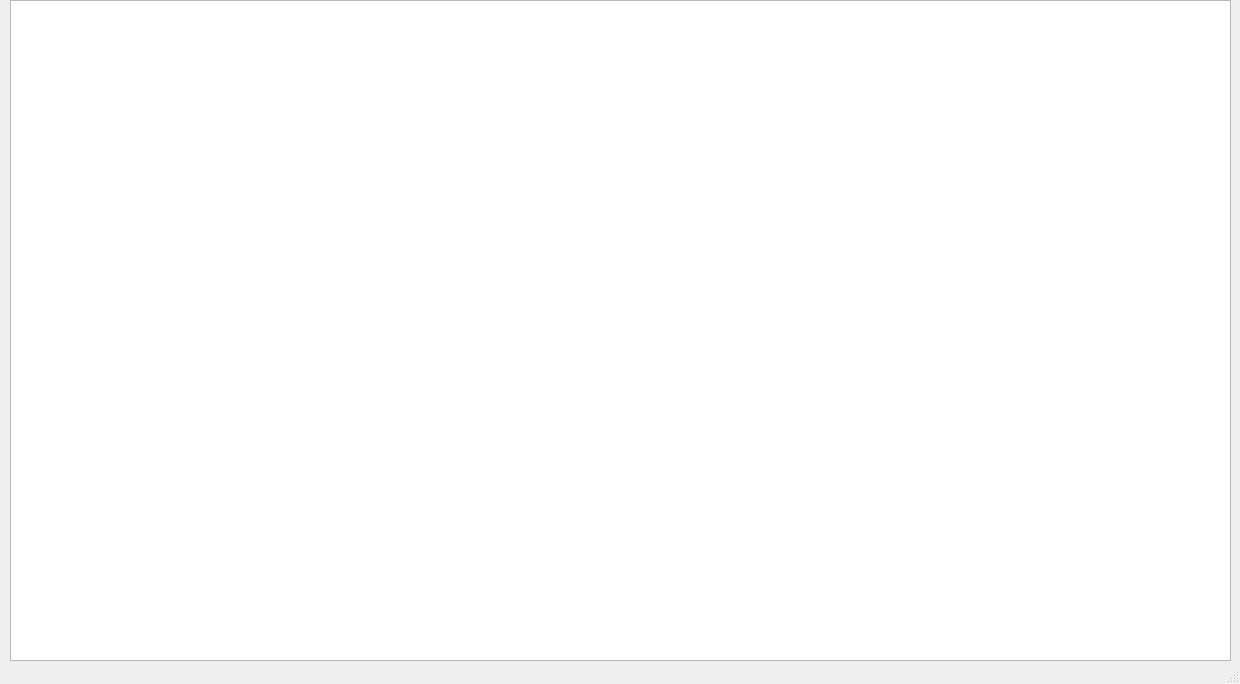
<?xml version="1.0" encoding="UTF-8"?>
<ui version="4.0">
 <class>ReviewRequest</class>
 <widget class="QMainWindow" name="ReviewRequest">
  <property name="geometry">
   <rect>
    <x>0</x>
    <y>0</y>
    <width>1240</width>
    <height>684</height>
   </rect>
  </property>
  <property name="windowTitle">
   <string>MainWindow</string>
  </property>
  <widget class="QWidget" name="centralwidget">
   <widget class="QTableView" name="tableView">
    <property name="geometry">
     <rect>
      <x>10</x>
      <y>0</y>
      <width>1221</width>
      <height>661</height>
     </rect>
    </property>
   </widget>
  </widget>
  <widget class="QMenuBar" name="menubar">
   <property name="geometry">
    <rect>
     <x>0</x>
     <y>0</y>
     <width>1240</width>
     <height>22</height>
    </rect>
   </property>
  </widget>
  <widget class="QStatusBar" name="statusbar"/>
 </widget>
 <resources/>
 <connections/>
</ui>
